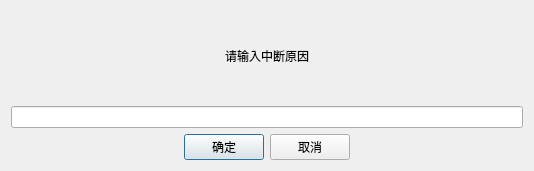
<?xml version="1.0" encoding="UTF-8"?>
<ui version="4.0">
 <class>ReasonDlg</class>
 <widget class="QDialog" name="ReasonDlg">
  <property name="windowModality">
   <enum>Qt::ApplicationModal</enum>
  </property>
  <property name="geometry">
   <rect>
    <x>0</x>
    <y>0</y>
    <width>530</width>
    <height>171</height>
   </rect>
  </property>
  <property name="windowTitle">
   <string>Dialog</string>
  </property>
  <layout class="QVBoxLayout" name="verticalLayout">
   <item>
    <widget class="QLabel" name="label">
     <property name="styleSheet">
      <string notr="true">font: 20pt &quot;Sans Serif&quot;;</string>
     </property>
     <property name="text">
      <string>请输入中断原因</string>
     </property>
     <property name="alignment">
      <set>Qt::AlignCenter</set>
     </property>
    </widget>
   </item>
   <item>
    <widget class="QLineEdit" name="lineEditReason">
     <property name="minimumSize">
      <size>
       <width>512</width>
       <height>0</height>
      </size>
     </property>
     <property name="styleSheet">
      <string notr="true">font: 20pt &quot;Sans Serif&quot;;</string>
     </property>
    </widget>
   </item>
   <item>
    <layout class="QHBoxLayout" name="horizontalLayout">
     <item>
      <spacer name="horizontalSpacer">
       <property name="orientation">
        <enum>Qt::Horizontal</enum>
       </property>
       <property name="sizeHint" stdset="0">
        <size>
         <width>40</width>
         <height>20</height>
        </size>
       </property>
      </spacer>
     </item>
     <item>
      <widget class="QPushButton" name="btnOk">
       <property name="styleSheet">
        <string notr="true">font: 20pt &quot;Sans Serif&quot;;</string>
       </property>
       <property name="text">
        <string>确定</string>
       </property>
      </widget>
     </item>
     <item>
      <widget class="QPushButton" name="btnCancel">
       <property name="styleSheet">
        <string notr="true">font: 20pt &quot;Sans Serif&quot;;</string>
       </property>
       <property name="text">
        <string>取消</string>
       </property>
      </widget>
     </item>
     <item>
      <spacer name="horizontalSpacer_2">
       <property name="orientation">
        <enum>Qt::Horizontal</enum>
       </property>
       <property name="sizeHint" stdset="0">
        <size>
         <width>40</width>
         <height>20</height>
        </size>
       </property>
      </spacer>
     </item>
    </layout>
   </item>
  </layout>
 </widget>
 <resources/>
 <connections/>
</ui>
